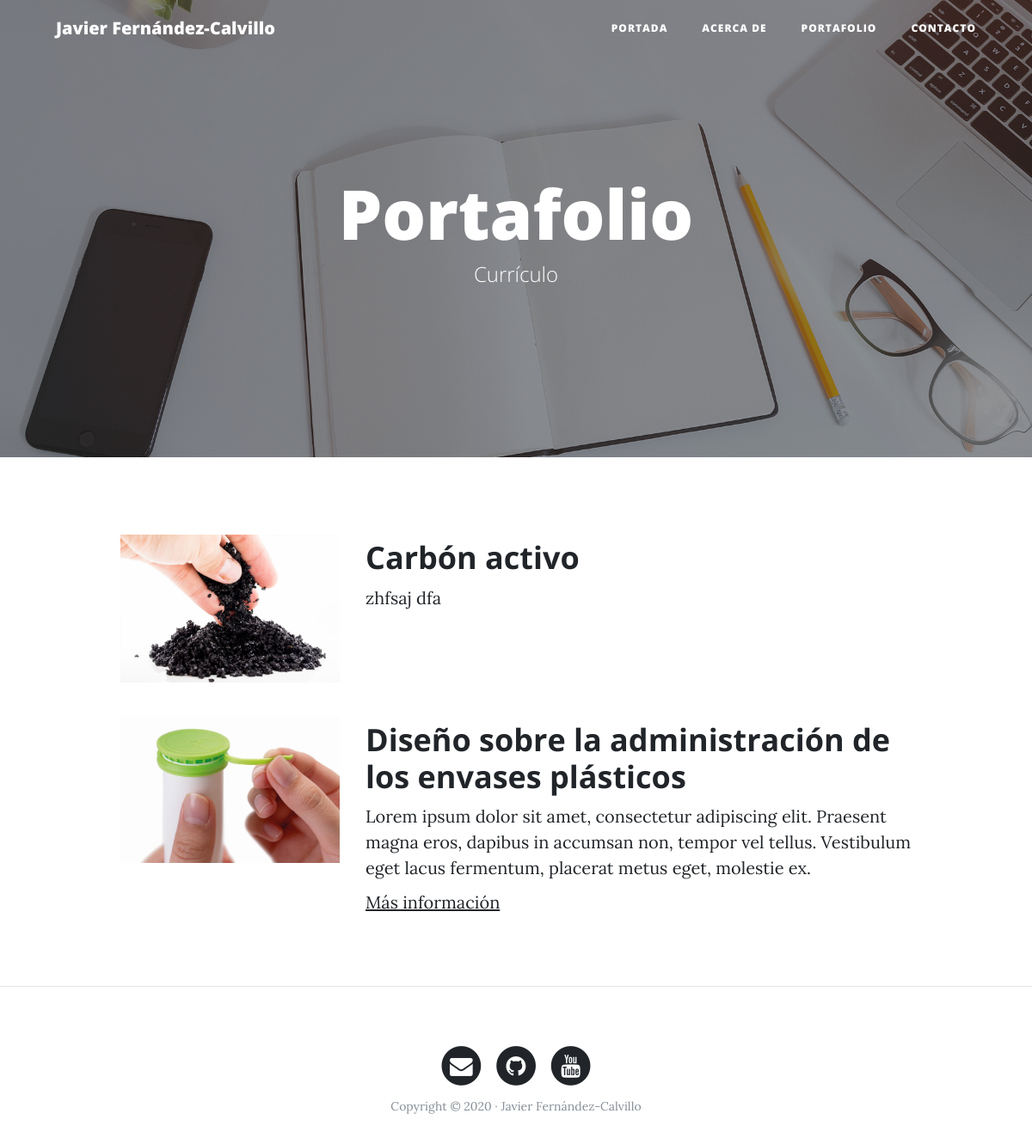
The page /portfolio/ on the database its author committed.
### portfolio/models.py (models this page shows, shortened)
class Project(models.Model):
    title= models.CharField(max_length=200, verbose_name="Título")
    description= models.TextField(verbose_name="Descripción")
    image= models.ImageField(verbose_name="Imagen", upload_to="projects")
    link = models.URLField(verbose_name="Dirección Web", null=True, blank=True)
    created=models.DateTimeField(auto_now_add=True, verbose_name="Fecha de creación")
    updated=models.DateTimeField(auto_now=True, verbose_name="Fecha de edición")
    class Meta():
        verbose_name="proyecto"
        verbose_name_plural="proyectos"
        ordering=["-created"]

### portfolio/views.py (the view)
# urls.py: path('portfolio/', portfolio_views.portfolio, name="portfolio"),
def portfolio(request):
    projects = Project.objects.all()
    return render(request, "portfolio/portfolio.html", {'projects':projects})

### portfolio/templates/portfolio/portfolio.html (shortened to what this page needs)
{% extends 'core/base.html' %}
{% block background %}{% load static %}{% static 'core/img/portfolio-bg.jpg' %}{% endblock %}
{% block headers %}
<h1>Portafolio</h1>
<span class="subheading">Currículo</span>
{% endblock %}
{% block content %}
    {% for project in projects %}
        <div class="row project">
            <div class="col-lg-3 col-md-4 offset-lg-1">
                <img class="img-fluid" src="{{project.image.url}}" alt="">
            </div>
            <div class="col-lg-7 col-md-8">
                <h2 class="section-heading title">{{project.title}}</h2>
                <p>{{project.description}}</p>
                {% if project.link %}
                    <p><a href="{{project.link}}">Más información</a></p>
                {% endif %}
            </div>
        </div>
    {% endfor %}
{% endblock %}

### core/templates/core/base.html (shortened to what this page needs)
<!DOCTYPE html>
<html lang="es">
  <head>
    {% load static %}
    <link href="{% static 'core/vendor/bootstrap/css/bootstrap.min.css' %}" rel="stylesheet">
    <link href="{% static 'core/vendor/font-awesome/css/font-awesome.min.css' %}" rel="stylesheet" type="text/css">
    <link href="{% static 'core/css/clean-blog.min.css' %}" rel="stylesheet">
  </head>
  <body>
    <nav class="navbar navbar-expand-lg navbar-light fixed-top" id="mainNav">
      <div class="container">
        <a class="navbar-brand" href="{% url 'home' %}">Javier Fernández-Calvillo</a>
        <div class="collapse navbar-collapse" id="navbarResponsive">
          <ul class="navbar-nav ml-auto">
            <li class="nav-item">
              <a class="nav-link" href="{% url 'home' %}">Portada</a>
            </li>
            <li class="nav-item">
              <a class="nav-link" href="{% url 'about-me' %}">Acerca de</a>
            </li>
            <li class="nav-item">
              <a class="nav-link" href="{% url 'portfolio' %}">Portafolio</a>
            </li>
            <li class="nav-item">
              <a class="nav-link" href="{% url 'contact' %}">Contacto</a>
            </li>
          </ul>
        </div>
      </div>
    </nav>
    <header class="masthead" style="background-image: url('{% block background %}{% endblock %}')">
      <div class="overlay"></div>
      <div class="container">
        <div class="row">
          <div class="col-lg-8 col-md-10 mx-auto">
            <div class="site-heading">
              {% block headers %}{% endblock %}
            </div>
          </div>
        </div>
      </div>
    </header>
    <div class="container">
      {% block content %}{% endblock %}
    </div>
    {% if request.path != "/" %}<hr>{% endif %}
    <footer>
      <div class="container">
        <div class="row">
          <div class="col-lg-8 col-md-10 mx-auto">
            <ul class="list-inline text-center">
              <li class="list-inline-item">
                <a href="#">
                  <span class="fa-stack fa-lg">
                    <i class="fa fa-circle fa-stack-2x"></i>
                    <i class="fa fa-envelope fa-stack-1x fa-inverse"></i>
                  </span>
                </a>
              </li>
              <li class="list-inline-item">
                <a href="#">
                  <span class="fa-stack fa-lg">
                    <i class="fa fa-circle fa-stack-2x"></i>
                    <i class="fa fa-github fa-stack-1x fa-inverse"></i>
                  </span>
                </a>
              </li>
              <li class="list-inline-item">
                <a href="#">
                  <span class="fa-stack fa-lg">
                    <i class="fa fa-circle fa-stack-2x"></i>
                    <i class="fa fa-youtube fa-stack-1x fa-inverse"></i>
                  </span>
                </a>
              </li>
            </ul>
            <p class="copyright text-muted">Copyright &copy; 2020 · Javier Fernández-Calvillo </p>
          </div>
        </div>
      </div>
    </footer>
  </body>
</html>

### rows shown on the page
Project: image (picture), title "Carbón activo", description "zhfsaj dfa"
Project: image (picture), title "Diseño sobre la administración de los envases plásticos", description "Lorem ipsum dolor sit amet, consectetur adipiscing elit. Praesent magna eros, dapibus in accumsan non, tempor vel tellus. Vestibulum eget lacus fermentum, placerat metus eget, molestie ex."
